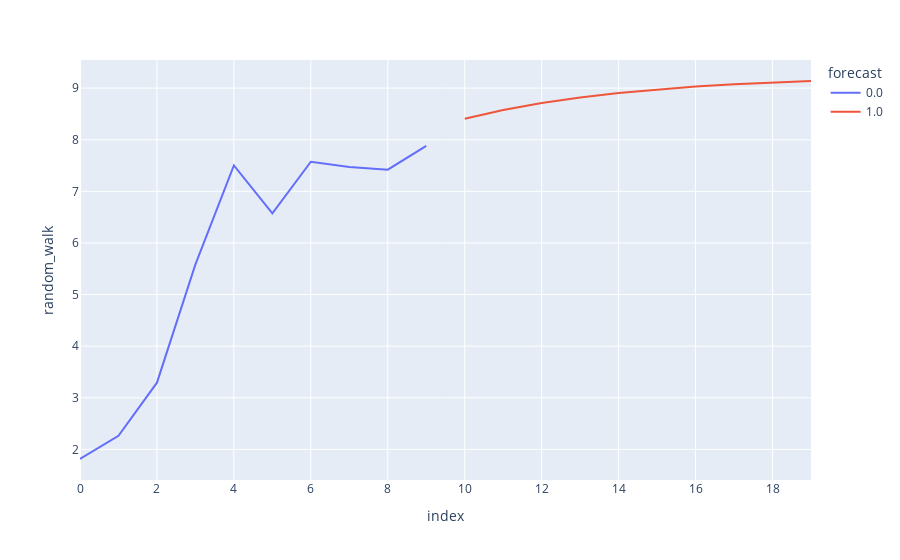

The code cell stored with this chart in its notebook:
### Markdown cell above
### Damped Trends

### Code cell
data = myWalk
trend = ExponentialSmoothing(data, trend='add', damped_trend=True).fit()
trends = pd.DataFrame([data + list(trend.forecast(10)), [0]*10 + [1]*10]).T
trends.columns = ['random_walk', 'forecast']
px.line(trends, y='random_walk', color='forecast')

### Figure 1 — Plotly figure (JSON) as saved in the notebook; plotly's stock layout.template omitted (floating-point values rounded to 4 significant figures)
{"data": [{"hovertemplate": "forecast=0.0<br>index=%{x}<br>random_walk=%{y}<extra></extra>", "legendgroup": "0.0", "line": {"color": "#636efa", "dash": "solid"}, "marker": {"symbol": "circle"}, "mode": "lines", "name": "0.0", "orientation": "v", "showlegend": true, "type": "scatter", "x": [0, 1, 2, 3, 4, 5, 6, 7, 8, 9], "xaxis": "x", "y": [1.814, 2.264, 3.293, 5.584, 7.501, 6.574, 7.574, 7.473, 7.42, 7.88], "yaxis": "y"}, {"hovertemplate": "forecast=1.0<br>index=%{x}<br>random_walk=%{y}<extra></extra>", "legendgroup": "1.0", "line": {"color": "#EF553B", "dash": "solid"}, "marker": {"symbol": "circle"}, "mode": "lines", "name": "1.0", "orientation": "v", "showlegend": true, "type": "scatter", "x": [10, 11, 12, 13, 14, 15, 16, 17, 18, 19], "xaxis": "x", "y": [8.406, 8.575, 8.711, 8.819, 8.906, 8.975, 9.03, 9.074, 9.11, 9.138], "yaxis": "y"}], "layout": {"legend": {"title": {"text": "forecast"}, "tracegroupgap": 0}, "margin": {"t": 60}, "xaxis": {"anchor": "y", "domain": [0, 1], "title": {"text": "index"}}, "yaxis": {"anchor": "x", "domain": [0, 1], "title": {"text": "random_walk"}}}}
